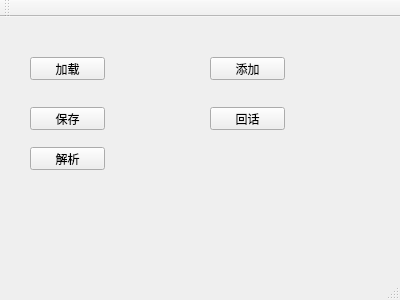
<?xml version="1.0" encoding="UTF-8"?>
<ui version="4.0">
 <class>MainWindow</class>
 <widget class="QMainWindow" name="MainWindow">
  <property name="geometry">
   <rect>
    <x>0</x>
    <y>0</y>
    <width>400</width>
    <height>300</height>
   </rect>
  </property>
  <property name="windowTitle">
   <string>MainWindow</string>
  </property>
  <widget class="QWidget" name="centralWidget">
   <widget class="QPushButton" name="pushButton">
    <property name="geometry">
     <rect>
      <x>30</x>
      <y>40</y>
      <width>75</width>
      <height>23</height>
     </rect>
    </property>
    <property name="text">
     <string>加载</string>
    </property>
   </widget>
   <widget class="QPushButton" name="pushButton_2">
    <property name="geometry">
     <rect>
      <x>210</x>
      <y>40</y>
      <width>75</width>
      <height>23</height>
     </rect>
    </property>
    <property name="text">
     <string>添加</string>
    </property>
   </widget>
   <widget class="QPushButton" name="pushButton_3">
    <property name="geometry">
     <rect>
      <x>30</x>
      <y>90</y>
      <width>75</width>
      <height>23</height>
     </rect>
    </property>
    <property name="text">
     <string>保存</string>
    </property>
   </widget>
   <widget class="QPushButton" name="pushButton_4">
    <property name="geometry">
     <rect>
      <x>210</x>
      <y>90</y>
      <width>75</width>
      <height>23</height>
     </rect>
    </property>
    <property name="text">
     <string>回话</string>
    </property>
   </widget>
   <widget class="QPushButton" name="pushButton_5">
    <property name="geometry">
     <rect>
      <x>30</x>
      <y>130</y>
      <width>75</width>
      <height>23</height>
     </rect>
    </property>
    <property name="text">
     <string>解析</string>
    </property>
   </widget>
  </widget>
  <widget class="QMenuBar" name="menuBar">
   <property name="geometry">
    <rect>
     <x>0</x>
     <y>0</y>
     <width>400</width>
     <height>23</height>
    </rect>
   </property>
  </widget>
  <widget class="QToolBar" name="mainToolBar">
   <attribute name="toolBarArea">
    <enum>TopToolBarArea</enum>
   </attribute>
   <attribute name="toolBarBreak">
    <bool>false</bool>
   </attribute>
  </widget>
  <widget class="QStatusBar" name="statusBar"/>
 </widget>
 <layoutdefault spacing="6" margin="11"/>
 <resources/>
 <connections/>
</ui>
